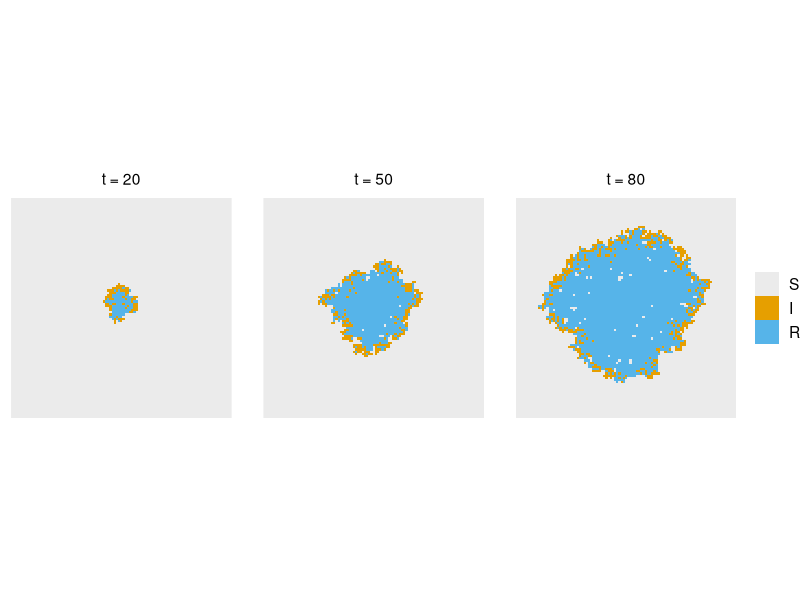
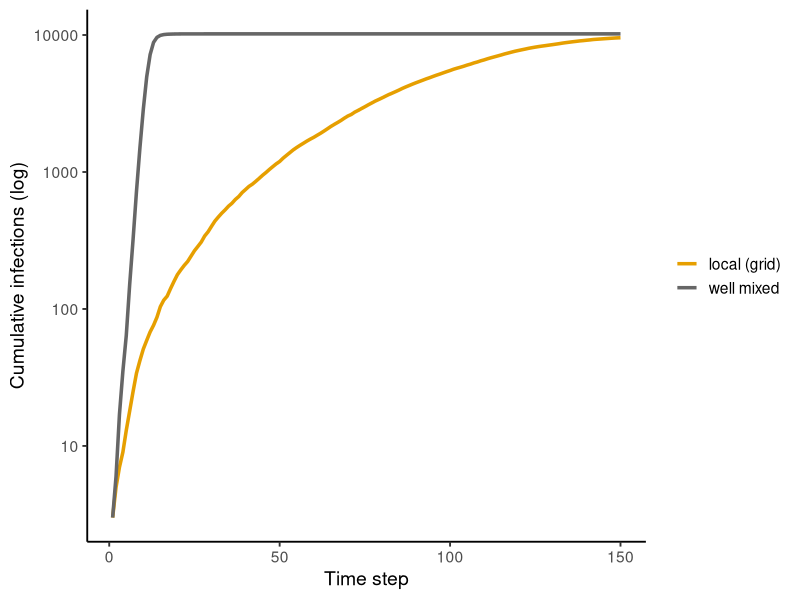

Source code (R) for these figures, in order:
## ---- chunk 1
#| label: setup
library(ggplot2)
theme_set(theme_classic(base_size = 14))
set.seed(3)
## ---- chunk 2
#| label: ca
shift <- function(m, dr, dc) {                 # shift a matrix, filling with 0
  L <- nrow(m); out <- matrix(0, L, L)
  rs <- max(1, 1 + dr):min(L, L + dr); cs <- max(1, 1 + dc):min(L, L + dc)
  out[rs, cs] <- m[rs - dr, cs - dc]
  out
}

ca_sir <- function(L = 101, p = 0.3, q = 0.2, steps = 150, mixed = FALSE) {
  grid <- matrix(0L, L, L)
  grid[ceiling(L / 2), ceiling(L / 2)] <- 1L   # one infected cell in the middle
  snaps <- list(); cum <- numeric(steps)
  for (t in 1:steps) {
    inf <- (grid == 1) * 1
    k <- if (mixed) {
      4 * mean(inf)                            # well-mixed: 4 contacts drawn from everyone
    } else {
      shift(inf, 1, 0) + shift(inf, -1, 0) + shift(inf, 0, 1) + shift(inf, 0, -1)
    }
    new_inf <- grid == 0 & runif(L^2) < 1 - (1 - p)^k
    recover <- grid == 1 & runif(L^2) < q
    grid[new_inf] <- 1L
    grid[recover] <- 2L
    cum[t] <- sum(grid > 0)
    if (t %in% c(20, 50, 80)) snaps[[as.character(t)]] <- grid
  }
  list(snaps = snaps, cum = cum)
}

local_run <- ca_sir()
## ---- chunk 3
#| label: fig-snapshots
#| fig-cap: "The epidemic spreads as a ring: infected cells (orange) form a travelling front, with recovered cells (blue) behind it."
#| fig-height: 3.5
snap_df <- do.call(rbind, lapply(names(local_run$snaps), function(t) {
  g <- local_run$snaps[[t]]
  data.frame(x = rep(1:ncol(g), each = nrow(g)), y = rep(1:nrow(g), ncol(g)),
             state = factor(c(g), levels = 0:2, labels = c("S", "I", "R")),
             time = paste("t =", t))
}))
snap_df$time <- factor(snap_df$time, levels = paste("t =", names(local_run$snaps)))
ggplot(snap_df, aes(x, y, fill = state)) +
  geom_raster() + facet_wrap(~time) + coord_equal() +
  scale_fill_manual(values = c(S = "grey92", I = "#E69F00", R = "#56B4E9")) +
  theme_void(base_size = 14) + labs(fill = NULL)
## ---- chunk 4
#| label: fig-growth
#| fig-cap: "Cumulative infections: well-mixed contacts (grey) grow exponentially; local contacts (orange) grow like t². Log scale."
mixed_run <- ca_sir(mixed = TRUE)
growth <- rbind(data.frame(time = 1:150, cum = local_run$cum, contacts = "local (grid)"),
                data.frame(time = 1:150, cum = mixed_run$cum, contacts = "well mixed"))
ggplot(growth, aes(time, cum, colour = contacts)) +
  geom_line(linewidth = 1.2) +
  scale_y_log10() +
  scale_colour_manual(values = c(`local (grid)` = "#E69F00", `well mixed` = "grey40")) +
  labs(x = "Time step", y = "Cumulative infections (log)", colour = NULL)
